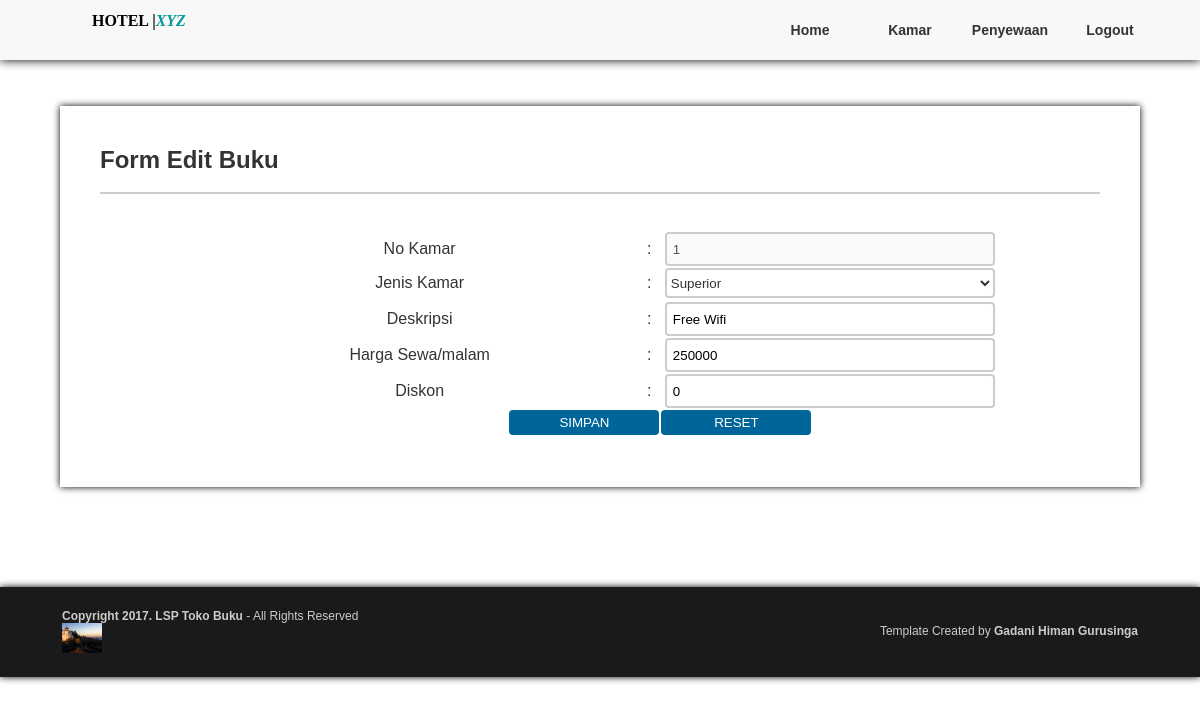
/edit_kamar.php?id=1 (signed in), run on the app's committed database.
### tables this page shows
CREATE TABLE IF NOT EXISTS `kamar` (
  `id_kamar` varchar(10) NOT NULL DEFAULT '0',
  `jenis_kamar` varchar(50) DEFAULT NULL,
  `deskripsi` varchar(50) NOT NULL,
  `harga_sewa` int(11) NOT NULL,
  `ppn` int(11) NOT NULL,
  `diskon` int(11) NOT NULL,
  PRIMARY KEY (`id_kamar`)
);

### edit_kamar.php (the view, shortened to what this page needs)
<?php session_start();
if(isset($_SESSION['username']))
{
?>
<!DOCTYPE html PUBLIC "-//W3C//DTD XHTML 1.0 Transitional//EN" "http://www.w3.org/TR/xhtml1/DTD/xhtml1-transitional.dtd">
<html xmlns="http://www.w3.org/1999/xhtml">
<head>
<link href="css.css" rel="stylesheet" type="text/css" />
</head>
<body>
<?php include ("menu.php"); ?>
<div id="content">
  <br />
<br />
<div id="artikel">
  <center>
<p> <font size="+2"><strong>Form Edit Buku</strong> </font>
</p>
</center>
<br />
<hr color="#CCCCCC" />
<p>&nbsp;</p>
<p><br />
</p>
<?php
$id_kamar=$_GET['id'];
$query= mysql_query("select * from kamar where id_kamar='$id_kamar'");
$data= mysql_fetch_array($query);
?>
<center><form action="update_kamar.php?id=<?php echo $data['id_kamar'];?>" method="post">
      <table width="80%" border="0" align="center" >
				<tr>
					<td width="194" bgcolor="#FFFFFF">
						<center>
						No Kamar
						</center>
					</td>
					<td width="9" bgcolor="#FFFFFF" align="center"> : </td>
					<td width="142"><center><input disabled name="id_kamar" type="text" class="form" value="<?php echo $data['id_kamar'];?>" required="required"/></center></td>
				</tr>
				<tr>
					<td width="194" bgcolor="#FFFFFF"><center>
						Jenis Kamar
					</center></td>
					<td width="9" bgcolor="#FFFFFF" align="center"> : </td>
					<td width="142">
					<center>
					<select name="jenis_kamar" class="list">
						<optgroup label="Jenis Kamar">
						<option value="Superior" <?php if ($data['jenis_kamar'] == "Superior") {?> selected <?php } else ?>>Superior</option>
					</select>
					</center>
					</td>
				</tr>
				<tr>
					<td bgcolor="#FFFFFF">
						<center>
						Deskripsi
						</center>
					</td>
					<td bgcolor="#FFFFFF" align="center"> : </td>
					<td><center><input placeholder="Cth: Free Wifi, Non Smoking Room." name="deskripsi" type="text" class="form" value="<?php echo $data['deskripsi'];?>"  required="required"/></center></td>
				</tr>
					<td width="194" bgcolor="#FFFFFF">
						<center>
						 Harga Sewa/malam
						</center>
					</td>
					<td width="9" bgcolor="#FFFFFF" align="center"> : </td>
					<td width="142"><center><input placeholder="Input Harga Sewa per malam" name="harga_sewa" value="<?php echo $data['harga_sewa'];?>"  type="text" class="form" required="required"/></center></td>
				<tr>
					<td bgcolor="#FFFFFF">
						<center>
						Diskon
						</center>
					</td>
				<td bgcolor="#FFFFFF" align="center"> : </td>
				<td><center><input placeholder="Persen Diskon. Cth: 10" name="diskon" value="<?php echo $data['diskon'];?>"  type="text" class="form" required="required"/></center>
				</td>
				</tr>
          <tr>
          <td colspan="2" align="right" valign="middle">
          <input type="submit" class="t_submit" value="SIMPAN" />
          </td>
        	<td align="left" valign="middle">
            <input name="button_reset" type="reset" class="t_submit" id="button_reset" value="RESET" />
          </td>
          </tr>
    </table></form>
    </center>
</div>
</div>
<?php include ("footer.php"); ?>
</body>
</html>
<?php
}
else{echo"<script>alert ('Anda Tidak Bisa Mengakses Halaman Ini, Silahkan Login Dahulu');window.location='index.php';</script>";}?>

### css.css (style rules this page uses)
* { padding:0px; margin:0px; }
.t_submit { border-bottom-left-radius:4px; border-bottom-right-radius:4px; border-top-left-radius:4px; border-top-right-radius:4px; width:150px; height:25px; color:#FFF; background-color:#069; border:#000; cursor:pointer; }
.list { width:98%; color:#333; background-color:#fff; height:30px; border-radius:4px; border:2px solid #CCC; cursor:pointer; }
p { text-align:justify }
body { background:#FFF; }
.form { padding-left:6px; width:95%; height:30px; border-radius:4px; border:2px solid #CCC; }
#content { padding-top:70px; background-color:#FFF; width:100%; height:auto; padding-bottom:100px; }
#artikel { text-align:center; margin: auto; width:90%; max-width:1000px; height:auto; padding-top:40px; padding-bottom:50px; padding-left:40px; padding-right:40px; box-shadow: 0 0 7px #000; font-size:16px; color:#333; font-family:Arial, Helvetica, sans-serif; }

### data on the page
kamar: id_kamar "1", jenis_kamar "Superior", deskripsi "Free Wifi", harga_sewa "250000", diskon "0"
